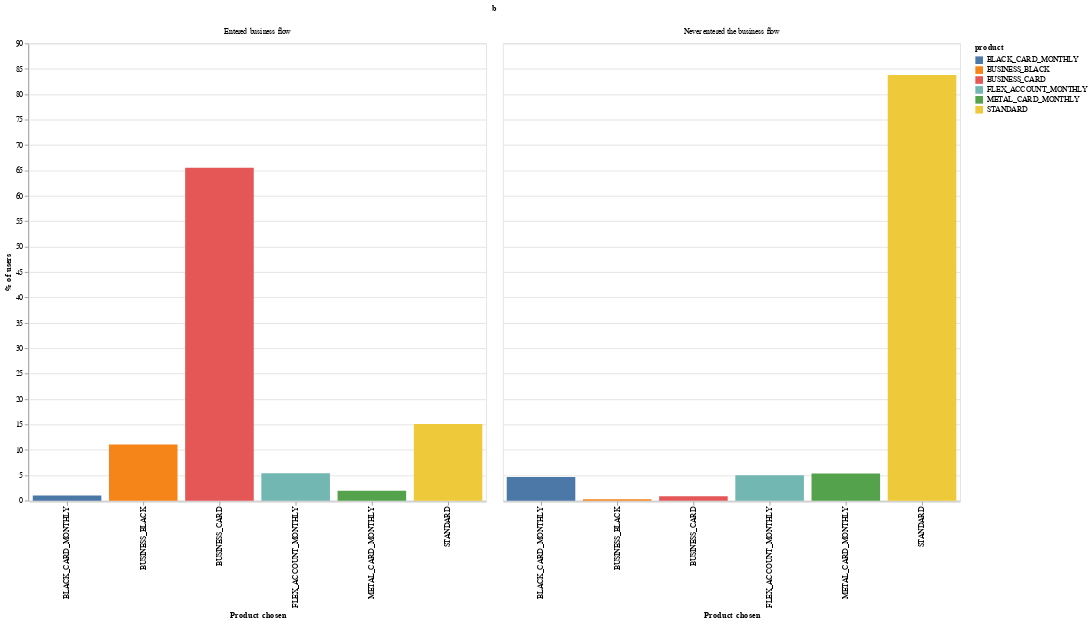

Notebook code for this chart:
### Markdown cell above
They explore Business, but do they also end up with it? 75% of users that explore Business also end up with it: 25% of them revert and end up with a private account.

### Code cell
# compare to how many in the end chose premium?
# identify users that selected business.
be = pd.read_csv("product_selection_be.csv")

# join this to the front end data
df = pd.read_csv("product_selection_ksp.csv")

df["b"] = False
df.loc[
    df["se_label"].isin(["account-purpose-occupations", "account-purpose-industries"]),
    "b",
] = True
# how many do this?
df = df.groupby(["id"])["b"].agg("max").reset_index()

# join to the backend.
df = df.merge(be, left_on="id", right_on="user_id", how="inner")

df = df.groupby(["b", "product"])["user_id"].agg("nunique").reset_index()

df["total"] = df.groupby("b")["user_id"].transform("sum")
df["perc"] = 100 * df["user_id"] / df["total"]

df.loc[df["b"] == True, "b"] = "Entered business flow"
df.loc[df["b"] == False, "b"] = "Never entered the business flow"


alt.Chart(df).mark_bar().encode(
    x=alt.X("product:N", axis=alt.Axis(title="Product chosen")),
    y=alt.Y("perc:Q", axis=alt.Axis(title="% of users")),
    column="b:N",
    color="product:N",
).properties(width=600, height=600)

### Figure 1 — Vega-Lite specification as saved in the notebook (floating-point values rounded to 4 significant figures)
{"config": {"view": {"continuousWidth": 400, "continuousHeight": 300}}, "data": {"name": "data-fa3adabc2e5c2206a53e736a9781f1b8"}, "mark": "bar", "encoding": {"color": {"type": "nominal", "field": "product"}, "column": {"type": "nominal", "field": "b"}, "x": {"type": "nominal", "axis": {"title": "Product chosen"}, "field": "product"}, "y": {"type": "quantitative", "axis": {"title": "% of users"}, "field": "perc"}}, "height": 600, "width": 600, "$schema": "https://vega.github.io/schema/vega-lite/v4.0.2.json", "datasets": {"data-fa3adabc2e5c2206a53e736a9781f1b8": [{"b": "Never entered the business flow", "product": "BLACK_CARD_MONTHLY", "user_id": 487, "total": 10424, "perc": 4.672}, {"b": "Never entered the business flow", "product": "BUSINESS_BLACK", "user_id": 30, "total": 10424, "perc": 0.2878}, {"b": "Never entered the business flow", "product": "BUSINESS_CARD", "user_id": 91, "total": 10424, "perc": 0.873}, {"b": "Never entered the business flow", "product": "FLEX_ACCOUNT_MONTHLY", "user_id": 523, "total": 10424, "perc": 5.017}, {"b": "Never entered the business flow", "product": "METAL_CARD_MONTHLY", "user_id": 559, "total": 10424, "perc": 5.363}, {"b": "Never entered the business flow", "product": "STANDARD", "user_id": 8734, "total": 10424, "perc": 83.79}, {"b": "Entered business flow", "product": "BLACK_CARD_MONTHLY", "user_id": 34, "total": 3302, "perc": 1.03}, {"b": "Entered business flow", "product": "BUSINESS_BLACK", "user_id": 365, "total": 3302, "perc": 11.05}, {"b": "Entered business flow", "product": "BUSINESS_CARD", "user_id": 2163, "total": 3302, "perc": 65.51}, {"b": "Entered business flow", "product": "FLEX_ACCOUNT_MONTHLY", "user_id": 178, "total": 3302, "perc": 5.391}, {"b": "Entered business flow", "product": "METAL_CARD_MONTHLY", "user_id": 64, "total": 3302, "perc": 1.938}, {"b": "Entered business flow", "product": "STANDARD", "user_id": 498, "total": 3302, "perc": 15.08}]}}
